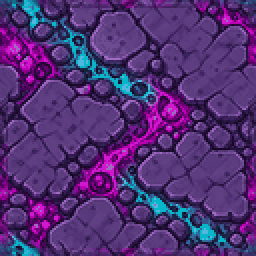
#> input picture art-production/test-room-v01/approved/albedo/tr01_abyss_floor_c_albedo.png, 128 x 128 px (shown 2 times larger)
$ python -i bake-primary-match-resource-channels.py   (imports and definitions only)
#> lines starting #> are read from the running program, lines starting #| are printed output that depends on the picture; after the words box and inside, x2 and y2 are one past the last pixel; in counts of white or black regions, pixels touching at a corner belong together
#!/usr/bin/env python3
"""Bake aligned preview channels for Primary Match resource-first candidate sprites.

These maps accelerate Unity A/B integration but remain working candidates. They derive
material meaning from authored colour and must receive an artist paintover before approval.
Material mask contract: R metal, G gloss, B wet/crystal, A effect strength.
"""

from __future__ import annotations

import argparse
import hashlib
import json
from pathlib import Path

import numpy as np
from PIL import Image, ImageFilter


ROOT = Path(__file__).resolve().parents[2]
WORK = ROOT / "art-production/test-room-v01/working/primary-match-v2"


def smoothstep(edge0: float, edge1: float, value: np.ndarray) -> np.ndarray:
    t = np.clip((value - edge0) / (edge1 - edge0), 0.0, 1.0)
    return t * t * (3.0 - 2.0 * t)


def blur(values: np.ndarray, radius: float) -> np.ndarray:
    image = Image.fromarray(np.uint8(np.clip(values, 0.0, 1.0) * 255.0 + 0.5), "L")
    return np.asarray(image.filter(ImageFilter.GaussianBlur(radius)), dtype=np.float32) / 255.0


def bake(source: Path, output_dir: Path) -> dict[str, str]:
#> called with output_dir = 'out.png'
    source_image = Image.open(source).convert("RGBA")
#> source_image is the input picture: PIL image 128x128 RGBA; mean R, G, B, A 81, 47.8, 116.3, 255
    rgba = np.asarray(source_image, dtype=np.float32) / 255.0
    rgb, alpha = rgba[..., :3], rgba[..., 3]
#> alpha: shape (128, 128) float32; every value is 1
    r, g, b = rgb[..., 0], rgb[..., 1], rgb[..., 2]
    value = rgb.max(axis=2)
    minimum = rgb.min(axis=2)
    chroma = value - minimum
    saturation = chroma / np.maximum(value, 1e-4)
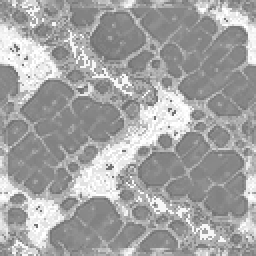
#> saturation: shape (128, 128) float32 (shown 2 times larger); min 0.451, max 1, mean 0.645
    luma = r * 0.2126 + g * 0.7152 + b * 0.0722
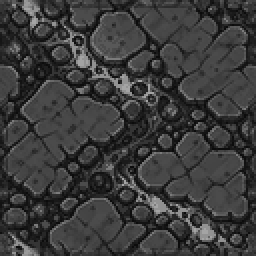
#> luma: shape (128, 128) float32 (shown 2 times larger); min 0.0493, max 0.645, mean 0.234

    # Avoid normals being pulled toward transparent black at sprite silhouettes.
    weight_near = blur(alpha, 1.4)
#> in blur, `image = Image.fromarray(np.uint8(np.clip(values, 0.0, 1.0) * 255.0 + 0..`: image: PIL image 128x128 L; every value is 255
    weight_far = blur(alpha, 5.5)
    near = blur(luma * alpha, 1.4) / np.maximum(weight_near, 0.025)
    far = blur(luma * alpha, 5.5) / np.maximum(weight_far, 0.025)
    height = near * 0.72 + far * 0.28
    grad_y, grad_x = np.gradient(height)
    nx = -grad_x * 15.0 * alpha
    ny = -grad_y * 15.0 * alpha
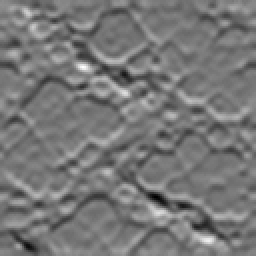
#> ny: shape (128, 128) float32 (shown 2 times larger); min -1.08, max 1.22, mean 0.0016; drawn with min black and max white
    nz = np.ones_like(nx)
    length = np.sqrt(nx * nx + ny * ny + nz * nz)
    normal = np.stack((nx / length, ny / length, nz / length), axis=-1)
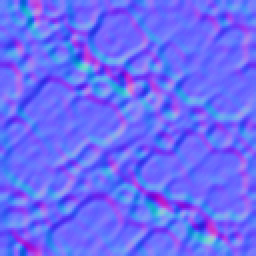
#> normal: shape (128, 128, 3) float32 (shown 2 times larger); mean of channels 0, 1, 2 -0.000756, 0.00164, 0.966; drawn with min black and max white
    normal_rgb = np.clip(normal * 0.5 + 0.5, 0.0, 1.0)
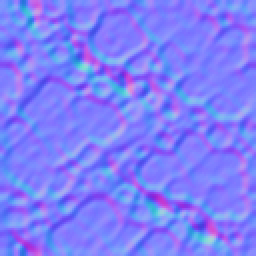
#> normal_rgb: shape (128, 128, 3) float32 (shown 2 times larger); mean of channels 0, 1, 2 0.5, 0.501, 0.983; drawn as R, G, B
    normal_rgb[alpha <= 0.0] = (0.5, 0.5, 1.0)
    normal_rgba = np.dstack((normal_rgb, alpha))

    local = blur(luma * alpha, 4.0) / np.maximum(blur(alpha, 4.0), 0.025)
    broad = blur(luma * alpha, 14.0) / np.maximum(blur(alpha, 14.0), 0.025)
    cavity = np.maximum(local - luma, 0.0) * 1.65 + np.maximum(broad - luma, 0.0) * 0.85
    ao_value = 1.0 - np.clip(cavity * 1.75, 0.0, 0.62)
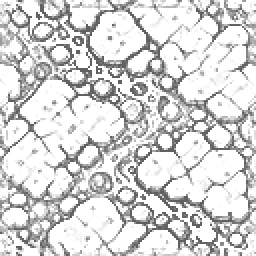
#> ao_value: shape (128, 128) float32 (shown 2 times larger); min 0.38, max 1, mean 0.844
    ao_rgb = np.repeat(ao_value[..., None], 3, axis=-1)
    ao_rgba = np.dstack((ao_rgb, alpha))
    ao_rgba[alpha <= 0.0] = (1.0, 1.0, 1.0, 0.0)

    local_value = blur(value * alpha, 9.0) / np.maximum(blur(alpha, 9.0), 0.025)
    bright_accent = smoothstep(0.075, 0.27, value - local_value)
    magenta = smoothstep(0.25, 0.56, np.minimum(r - g, b - g))
    magenta *= smoothstep(0.48, 0.82, value) * bright_accent
#> magenta: shape (128, 128) float32; min 0, max 1, mean 0.0321
    cyan = smoothstep(0.20, 0.48, np.minimum(g - r, b - r))
    cyan *= smoothstep(0.50, 0.82, value) * bright_accent
#> cyan: shape (128, 128) float32; min 0, max 1, mean 0.0242
    amber = smoothstep(0.25, 0.54, np.minimum(r - b, g - b))
#> in smoothstep (call 6), `t = np.clip((value - edge0) / (edge1 - edge0), 0.0, 1.0)`: t: shape (128, 128) float32; every value is 0
    amber *= smoothstep(0.52, 0.84, value) * bright_accent
#> in smoothstep (call 7), `return t * t * (3.0 - 2.0 * t)`:
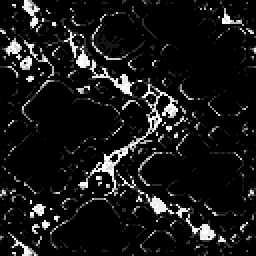
#> returned value: shape (128, 128) float32 (shown 2 times larger); min 0, max 1, mean 0.0878
    emissive = np.maximum.reduce((magenta, cyan * 0.92, amber * 0.78))
    emissive *= smoothstep(0.24, 0.67, value) * alpha
    emissive = blur(emissive, 0.55) * alpha
    emission_rgb = np.clip(rgb * (0.35 + emissive[..., None] * 1.10), 0.0, 1.0)
    emission_rgba = np.dstack((emission_rgb, emissive))
    emission_rgba[alpha <= 0.0] = 0.0

    # Preview material classification. Broad low-chroma painted planes become metal;
    # vivid minerals/lights become crystal. Gloss stays at highlights and hard metal edges.
    neutral = 1.0 - smoothstep(0.16, 0.43, saturation)
    metal = neutral * smoothstep(0.12, 0.40, value) * alpha
    crystal = np.maximum.reduce((magenta, cyan * 0.88, amber * 0.62)) * alpha
    highlight = smoothstep(0.08, 0.30, luma - blur(luma * alpha, 3.0))
    gloss = np.clip(metal * (0.28 + highlight * 0.72) + crystal * 0.44, 0.0, 1.0)
    strength = np.maximum.reduce((metal * 0.72, gloss, crystal)) * alpha
    material = np.dstack((metal, gloss, crystal, strength))
    material[alpha <= 0.0] = 0.0

#> (the run stopped early here; a loop or call above may not have finished)

$ run again, on art-production/test-room-v01/approved/albedo/tr01_reference_floor_a_albedo.png
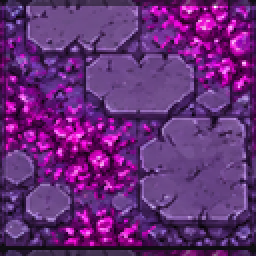
#> input picture art-production/test-room-v01/approved/albedo/tr01_reference_floor_a_albedo.png, 128 x 128 px (shown 2 times larger)
#> in bake, source_image is the input picture: PIL image 128x128 RGBA; mean R, G, B, A 102.1, 43.1, 119.5, 255
#> alpha: shape (128, 128) float32; every value is 1
#> image: PIL image 128x128 L; every value is 255
#> in bake, `magenta *= smoothstep(0.48, 0.82, value) * bright_accent`:
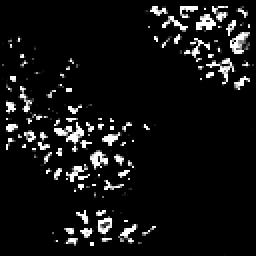
#> magenta: shape (128, 128) float32 (shown 2 times larger); min 0, max 1, mean 0.07
#> t: shape (128, 128) float32; every value is 0
#> in smoothstep (call 8), `return t * t * (3.0 - 2.0 * t)`:
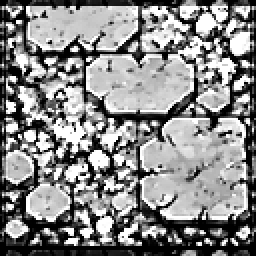
#> returned value: shape (128, 128) float32 (shown 2 times larger); min 0, max 1, mean 0.538
#> emissive: shape (128, 128) float32; 4.34% of pixels changed, all inside (x1, y1, x2, y2) = (0, 3, 127, 128)

$ run again, on art-production/test-room-v01/approved/albedo/tr01_reference_wall_front_a_albedo.png
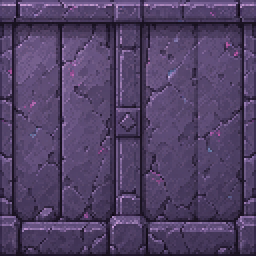
#> input picture art-production/test-room-v01/approved/albedo/tr01_reference_wall_front_a_albedo.png, 128 x 128 px (shown 2 times larger)
#> in bake, source_image is the input picture: PIL image 128x128 RGBA; mean R, G, B, A 80.3, 64.6, 100.8, 255
#> alpha: shape (128, 128) float32; every value is 1
#> image: PIL image 128x128 L; every value is 255
#> in bake, `ao_value = 1.0 - np.clip(cavity * 1.75, 0.0, 0.62)`:
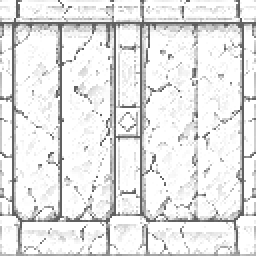
#> ao_value: shape (128, 128) float32 (shown 2 times larger); min 0.38, max 1, mean 0.9
#> magenta: shape (128, 128) float32; min 0, max 0.0955, mean 2.21e-05
#> t: shape (128, 128) float32; every value is 0
#> in smoothstep (call 8), `return t * t * (3.0 - 2.0 * t)`:
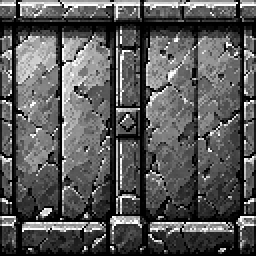
#> returned value: shape (128, 128) float32 (shown 2 times larger); min 0, max 1, mean 0.349
#> emissive: shape (128, 128) float32; min 0, max 0.0955, mean 2.19e-05

$ run again, on art-production/test-room-v01/approved/albedo/tr01_stratum2_floor_c_albedo.png
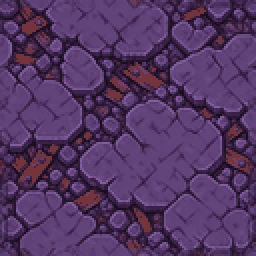
#> input picture art-production/test-room-v01/approved/albedo/tr01_stratum2_floor_c_albedo.png, 128 x 128 px (shown 2 times larger)
#> in bake, source_image is the input picture: PIL image 128x128 RGBA; mean R, G, B, A 83.3, 54.1, 99.3, 255
#> alpha: shape (128, 128) float32; every value is 1
#> image: PIL image 128x128 L; every value is 255
#> t: shape (128, 128) float32; every value is 0
#> image: PIL image 128x128 L; every value is 0
#> in smoothstep (call 9), `t = np.clip((value - edge0) / (edge1 - edge0), 0.0, 1.0)`:
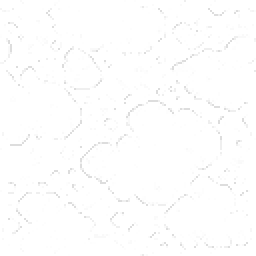
#> t: shape (128, 128) float32 (shown 2 times larger); min 0.87, max 1, mean 0.996
